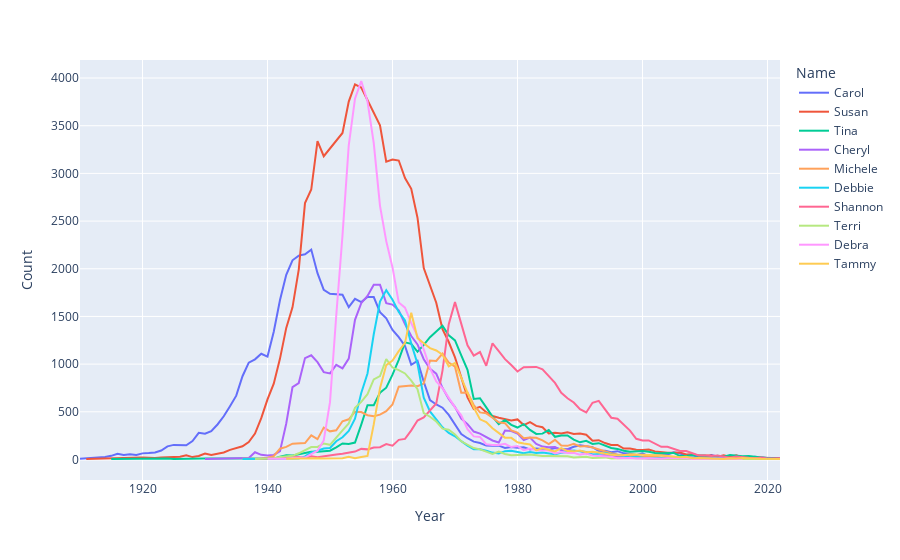

The notebook cell this image was saved under:
### Code cell
px.line(female_data[female_data["Name"].isin(top10)], x = "Year", y = "Count", color = "Name")
